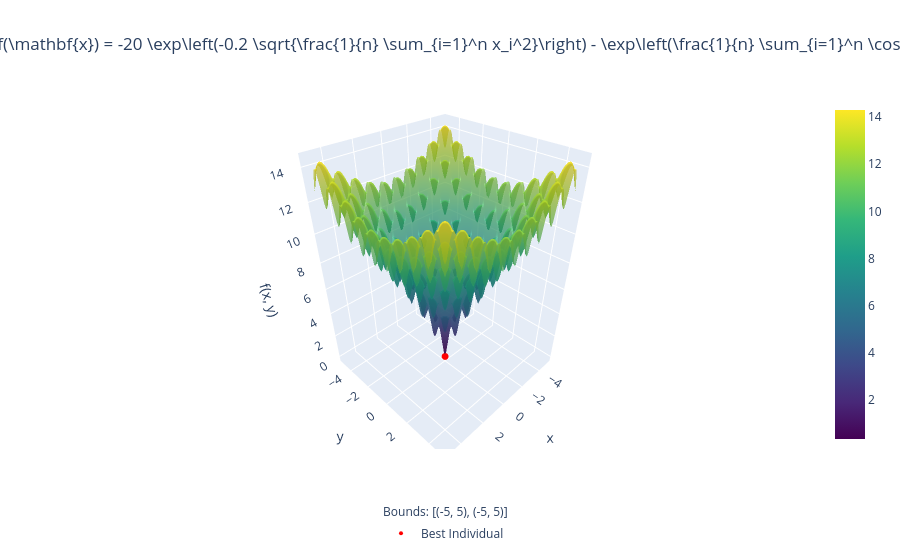
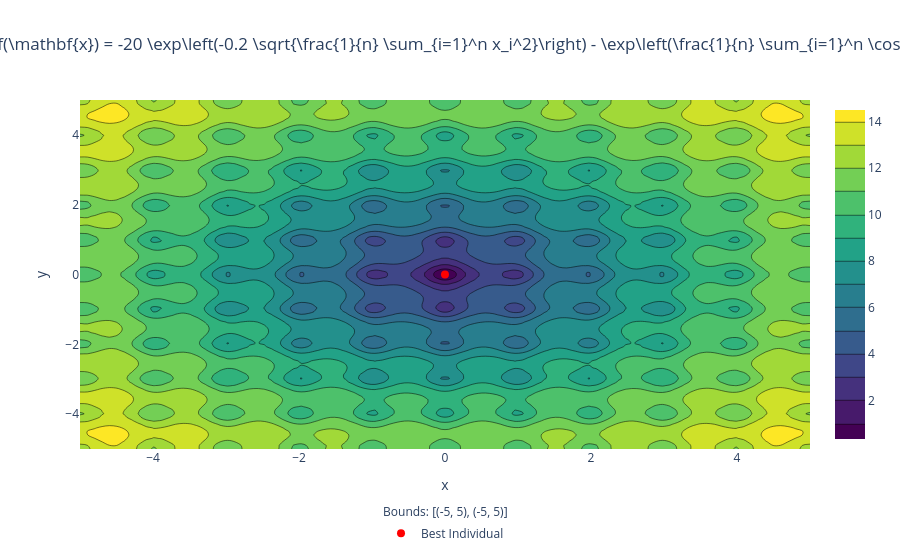

The code cell stored with these charts, in order, in its notebook:
### Code cell
fig1.show()
fig2.show()

### Figure 1 — Plotly figure (JSON) as saved in the notebook; plotly's stock layout.template omitted (floating-point values rounded to 4 significant figures; data arrays with more than 128 entries replaced by an {"elided": "..."} marker saying what was removed)
{"data": [{"colorscale": [[0, "#440154"], [0.1111, "#482878"], [0.2222, "#3e4989"], [0.3333, "#31688e"], [0.4444, "#26828e"], [0.5556, "#1f9e89"], [0.6667, "#35b779"], [0.7778, "#6ece58"], [0.8889, "#b5de2b"], [1, "#fde725"]], "name": "Function", "opacity": 0.7, "type": "surface", "x": {"elided": "100x100 float values"}, "y": {"elided": "100x100 float values"}, "z": {"elided": "100x100 float values"}}, {"marker": {"color": "red", "size": 4}, "mode": "markers", "name": "Best Individual", "type": "scatter3d", "x": [-0.0003052], "y": [0.0003052], "z": [0.001226]}], "layout": {"annotations": [{"showarrow": false, "text": "Bounds: [(-5, 5), (-5, 5)]", "x": 0.5, "xanchor": "center", "xref": "paper", "y": -0.15, "yanchor": "top", "yref": "paper"}], "legend": {"orientation": "h", "x": 0.5, "xanchor": "center", "y": -0.2}, "scene": {"xaxis": {"title": {"text": "x"}}, "yaxis": {"title": {"text": "y"}}, "zaxis": {"title": {"text": "f(x, y)"}}}, "showlegend": true, "title": {"text": "${\\text{Ackley function }:f(\\mathbf{x}) = -20 \\exp\\left(-0.2 \\sqrt{\\frac{1}{n} \\sum_{i=1}^n x_i^2}\\right) - \\exp\\left(\\frac{1}{n} \\sum_{i=1}^n \\cos(2\\pi x_i)\\right) + 20 + e}$", "x": 0.5}}}

### Figure 2 — Plotly figure (JSON) as saved in the notebook; plotly's stock layout.template omitted (floating-point values rounded to 4 significant figures; data arrays with more than 128 entries replaced by an {"elided": "..."} marker saying what was removed)
{"data": [{"colorscale": [[0, "#440154"], [0.1111, "#482878"], [0.2222, "#3e4989"], [0.3333, "#31688e"], [0.4444, "#26828e"], [0.5556, "#1f9e89"], [0.6667, "#35b779"], [0.7778, "#6ece58"], [0.8889, "#b5de2b"], [1, "#fde725"]], "name": "Function", "type": "contour", "x": [-5.0, -4.899, -4.798, -4.697, -4.596, -4.495, -4.394, -4.293, -4.192, -4.091, -3.99, -3.889, -3.788, -3.687, -3.586, -3.485, -3.384, -3.283, -3.182, -3.081, -2.98, -2.879, -2.778, -2.677, -2.576, -2.475, -2.374, -2.273, -2.172, -2.071, -1.97, -1.869, -1.768, -1.667, -1.566, -1.465, -1.364, -1.263, -1.162, -1.061, -0.9596, -0.8586, -0.7576, -0.6566, -0.5556, -0.4545, -0.3535, -0.2525, -0.1515, -0.05051, 0.05051, 0.1515, 0.2525, 0.3535, 0.4545, 0.5556, 0.6566, 0.7576, 0.8586, 0.9596, 1.061, 1.162, 1.263, 1.364, 1.465, 1.566, 1.667, 1.768, 1.869, 1.97, 2.071, 2.172, 2.273, 2.374, 2.475, 2.576, 2.677, 2.778, 2.879, 2.98, 3.081, 3.182, 3.283, 3.384, 3.485, 3.586, 3.687, 3.788, 3.889, 3.99, 4.091, 4.192, 4.293, 4.394, 4.495, 4.596, 4.697, 4.798, 4.899, 5.0], "y": [-5.0, -4.899, -4.798, -4.697, -4.596, -4.495, -4.394, -4.293, -4.192, -4.091, -3.99, -3.889, -3.788, -3.687, -3.586, -3.485, -3.384, -3.283, -3.182, -3.081, -2.98, -2.879, -2.778, -2.677, -2.576, -2.475, -2.374, -2.273, -2.172, -2.071, -1.97, -1.869, -1.768, -1.667, -1.566, -1.465, -1.364, -1.263, -1.162, -1.061, -0.9596, -0.8586, -0.7576, -0.6566, -0.5556, -0.4545, -0.3535, -0.2525, -0.1515, -0.05051, 0.05051, 0.1515, 0.2525, 0.3535, 0.4545, 0.5556, 0.6566, 0.7576, 0.8586, 0.9596, 1.061, 1.162, 1.263, 1.364, 1.465, 1.566, 1.667, 1.768, 1.869, 1.97, 2.071, 2.172, 2.273, 2.374, 2.475, 2.576, 2.677, 2.778, 2.879, 2.98, 3.081, 3.182, 3.283, 3.384, 3.485, 3.586, 3.687, 3.788, 3.889, 3.99, 4.091, 4.192, 4.293, 4.394, 4.495, 4.596, 4.697, 4.798, 4.899, 5.0], "z": {"elided": "100x100 float values"}}, {"marker": {"color": "red", "size": 8}, "mode": "markers", "name": "Best Individual", "type": "scatter", "x": [-0.0003052], "y": [0.0003052]}], "layout": {"annotations": [{"showarrow": false, "text": "Bounds: [(-5, 5), (-5, 5)]", "x": 0.5, "xanchor": "center", "xref": "paper", "y": -0.15, "yanchor": "top", "yref": "paper"}], "legend": {"orientation": "h", "x": 0.5, "xanchor": "center", "y": -0.2}, "showlegend": true, "title": {"text": "${\\text{Ackley function }:f(\\mathbf{x}) = -20 \\exp\\left(-0.2 \\sqrt{\\frac{1}{n} \\sum_{i=1}^n x_i^2}\\right) - \\exp\\left(\\frac{1}{n} \\sum_{i=1}^n \\cos(2\\pi x_i)\\right) + 20 + e}$", "x": 0.5}, "xaxis": {"title": {"text": "x"}}, "yaxis": {"title": {"text": "y"}}}}
